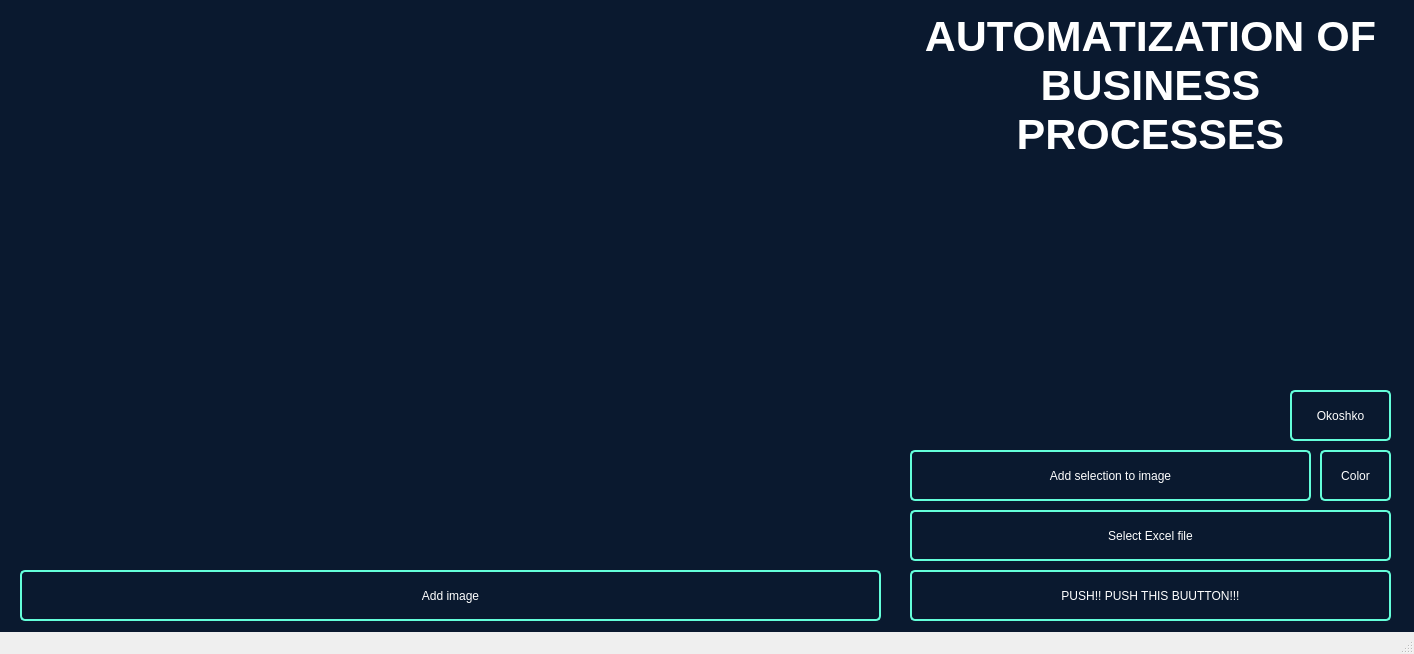
<?xml version="1.0" encoding="UTF-8"?>
<ui version="4.0">
 <class>MainWindow</class>
 <widget class="QMainWindow" name="MainWindow">
  <property name="geometry">
   <rect>
    <x>0</x>
    <y>0</y>
    <width>1414</width>
    <height>654</height>
   </rect>
  </property>
  <property name="sizePolicy">
   <sizepolicy hsizetype="Fixed" vsizetype="Fixed">
    <horstretch>0</horstretch>
    <verstretch>0</verstretch>
   </sizepolicy>
  </property>
  <property name="windowTitle">
   <string>Automatization Of Business Processes</string>
  </property>
  <property name="styleSheet">
   <string notr="true">
QPushButton {
	border: 2px  solid rgb(100, 255, 218) ;
	background-color: transparent;
	border-radius: 5px;
	padding: 10px 10px;
	color: rgb(255, 255, 255);
	font: 12pt &quot;Yu Gothic UIl&quot;;
}
#centralwidget {
	background-color: #0a192f}
</string>
  </property>
  <widget class="QWidget" name="centralwidget">
   <widget class="QPushButton" name="addSelections">
    <property name="geometry">
     <rect>
      <x>910</x>
      <y>450</y>
      <width>401</width>
      <height>51</height>
     </rect>
    </property>
    <property name="locale">
     <locale language="English" country="UnitedStates"/>
    </property>
    <property name="text">
     <string>Add selection to image</string>
    </property>
   </widget>
   <widget class="QLabel" name="label">
    <property name="geometry">
     <rect>
      <x>920</x>
      <y>0</y>
      <width>461</width>
      <height>171</height>
     </rect>
    </property>
    <property name="font">
     <font>
      <family>Yu Gothic UI</family>
      <pointsize>32</pointsize>
      <italic>false</italic>
      <bold>true</bold>
     </font>
    </property>
    <property name="toolTip">
     <string>Неприятность на борту</string>
    </property>
    <property name="toolTipDuration">
     <number>1</number>
    </property>
    <property name="statusTip">
     <string/>
    </property>
    <property name="autoFillBackground">
     <bool>false</bool>
    </property>
    <property name="styleSheet">
     <string notr="true">QLabel {
	
	
	
	;
	font: 700 32pt &quot;Yu Gothic UI&quot;;
}</string>
    </property>
    <property name="lineWidth">
     <number>1</number>
    </property>
    <property name="text">
     <string>&lt;html&gt;&lt;head/&gt;&lt;body&gt;&lt;p&gt;&lt;span style=&quot; color:#ffffff;&quot;&gt;AUTOMATIZATION OF BUSINESS PROCESSES&lt;/span&gt;&lt;/p&gt;&lt;/body&gt;&lt;/html&gt;</string>
    </property>
    <property name="textFormat">
     <enum>Qt::TextFormat::RichText</enum>
    </property>
    <property name="scaledContents">
     <bool>true</bool>
    </property>
    <property name="alignment">
     <set>Qt::AlignmentFlag::AlignCenter</set>
    </property>
    <property name="wordWrap">
     <bool>true</bool>
    </property>
   </widget>
   <widget class="QPushButton" name="selectExcel">
    <property name="geometry">
     <rect>
      <x>910</x>
      <y>510</y>
      <width>481</width>
      <height>51</height>
     </rect>
    </property>
    <property name="locale">
     <locale language="English" country="UnitedStates"/>
    </property>
    <property name="text">
     <string>Select Excel file</string>
    </property>
   </widget>
   <widget class="QPushButton" name="saveImages">
    <property name="geometry">
     <rect>
      <x>910</x>
      <y>570</y>
      <width>481</width>
      <height>51</height>
     </rect>
    </property>
    <property name="locale">
     <locale language="English" country="UnitedStates"/>
    </property>
    <property name="text">
     <string>PUSH!! PUSH THIS BUUTTON!!!</string>
    </property>
   </widget>
   <widget class="QPushButton" name="addImage">
    <property name="geometry">
     <rect>
      <x>20</x>
      <y>570</y>
      <width>861</width>
      <height>51</height>
     </rect>
    </property>
    <property name="locale">
     <locale language="English" country="UnitedStates"/>
    </property>
    <property name="text">
     <string>Add image</string>
    </property>
   </widget>
   <widget class="QLabel" name="ImageLabel">
    <property name="geometry">
     <rect>
      <x>18</x>
      <y>15</y>
      <width>861</width>
      <height>541</height>
     </rect>
    </property>
    <property name="text">
     <string/>
    </property>
    <property name="scaledContents">
     <bool>false</bool>
    </property>
   </widget>
   <widget class="QLabel" name="label_2">
    <property name="geometry">
     <rect>
      <x>1300</x>
      <y>810</y>
      <width>121</width>
      <height>41</height>
     </rect>
    </property>
    <property name="text">
     <string>&lt;html&gt;&lt;head/&gt;&lt;body&gt;&lt;p&gt;&lt;span style=&quot; color:#000000;&quot;&gt;Я ненавижу это говно&lt;/span&gt;&lt;/p&gt;&lt;/body&gt;&lt;/html&gt;</string>
    </property>
   </widget>
   <widget class="QPushButton" name="selectColor">
    <property name="geometry">
     <rect>
      <x>1320</x>
      <y>450</y>
      <width>71</width>
      <height>51</height>
     </rect>
    </property>
    <property name="locale">
     <locale language="English" country="UnitedStates"/>
    </property>
    <property name="text">
     <string>Color</string>
    </property>
   </widget>
   <widget class="QPushButton" name="selectColor_2">
    <property name="geometry">
     <rect>
      <x>1290</x>
      <y>390</y>
      <width>101</width>
      <height>51</height>
     </rect>
    </property>
    <property name="locale">
     <locale language="English" country="UnitedStates"/>
    </property>
    <property name="text">
     <string>Okoshko</string>
    </property>
   </widget>
  </widget>
  <widget class="QStatusBar" name="statusbar">
   <property name="enabled">
    <bool>true</bool>
   </property>
  </widget>
 </widget>
 <resources/>
 <connections/>
</ui>
